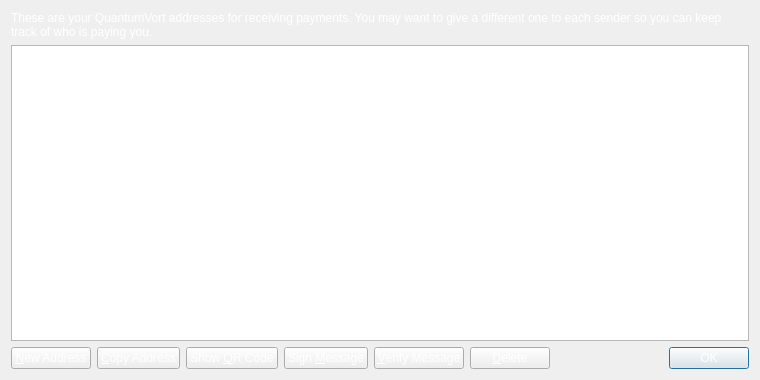
<?xml version="1.0" encoding="UTF-8"?>
<ui version="4.0">
 <class>AddressBookPage</class>
 <widget class="QWidget" name="AddressBookPage">
  <property name="geometry">
   <rect>
    <x>0</x>
    <y>0</y>
    <width>760</width>
    <height>380</height>
   </rect>
  </property>
  <property name="windowTitle">
   <string>Address Book</string>
  </property>
  <property name="styleSheet">
   <string notr="true">background-image: url(:/images/bkg2);
color: rgb(255, 255, 255);
</string>
  </property>
  <layout class="QVBoxLayout" name="verticalLayout">
   <item>
    <widget class="QLabel" name="labelExplanation">
     <property name="text">
      <string>These are your QuantumVort addresses for receiving payments. You may want to give a different one to each sender so you can keep track of who is paying you.</string>
     </property>
     <property name="textFormat">
      <enum>Qt::PlainText</enum>
     </property>
     <property name="wordWrap">
      <bool>true</bool>
     </property>
    </widget>
   </item>
   <item>
    <widget class="QTableView" name="tableView">
     <property name="contextMenuPolicy">
      <enum>Qt::CustomContextMenu</enum>
     </property>
     <property name="toolTip">
      <string>Double-click to edit address or label</string>
     </property>
     <property name="tabKeyNavigation">
      <bool>false</bool>
     </property>
     <property name="alternatingRowColors">
      <bool>true</bool>
     </property>
     <property name="selectionMode">
      <enum>QAbstractItemView::SingleSelection</enum>
     </property>
     <property name="selectionBehavior">
      <enum>QAbstractItemView::SelectRows</enum>
     </property>
     <property name="sortingEnabled">
      <bool>true</bool>
     </property>
     <attribute name="verticalHeaderVisible">
      <bool>false</bool>
     </attribute>
    </widget>
   </item>
   <item>
    <layout class="QHBoxLayout" name="horizontalLayout">
     <item>
      <widget class="QPushButton" name="newAddressButton">
       <property name="toolTip">
        <string>Create a new address</string>
       </property>
       <property name="text">
        <string>&amp;New Address</string>
       </property>
       <property name="icon">
        <iconset resource="../bitcoin.qrc">
         <normaloff>:/icons/add</normaloff>:/icons/add</iconset>
       </property>
      </widget>
     </item>
     <item>
      <widget class="QPushButton" name="copyToClipboard">
       <property name="toolTip">
        <string>Copy the currently selected address to the system clipboard</string>
       </property>
       <property name="text">
        <string>&amp;Copy Address</string>
       </property>
       <property name="icon">
        <iconset resource="../bitcoin.qrc">
         <normaloff>:/icons/editcopy</normaloff>:/icons/editcopy</iconset>
       </property>
      </widget>
     </item>
     <item>
      <widget class="QPushButton" name="showQRCode">
       <property name="text">
        <string>Show &amp;QR Code</string>
       </property>
       <property name="icon">
        <iconset resource="../bitcoin.qrc">
         <normaloff>:/icons/qrcode</normaloff>:/icons/qrcode</iconset>
       </property>
      </widget>
     </item>
     <item>
      <widget class="QPushButton" name="signMessage">
       <property name="toolTip">
        <string>Sign a message to prove you own a QuantumVort address</string>
       </property>
       <property name="text">
        <string>Sign &amp;Message</string>
       </property>
       <property name="icon">
        <iconset resource="../bitcoin.qrc">
         <normaloff>:/icons/edit</normaloff>:/icons/edit</iconset>
       </property>
      </widget>
     </item>
     <item>
      <widget class="QPushButton" name="verifyMessage">
       <property name="toolTip">
        <string>Verify a message to ensure it was signed with a specified QuantumVort address</string>
       </property>
       <property name="text">
        <string>&amp;Verify Message</string>
       </property>
       <property name="icon">
        <iconset resource="../bitcoin.qrc">
         <normaloff>:/icons/transaction_0</normaloff>:/icons/transaction_0</iconset>
       </property>
      </widget>
     </item>
     <item>
      <widget class="QPushButton" name="deleteButton">
       <property name="toolTip">
        <string>Delete the currently selected address from the list</string>
       </property>
       <property name="text">
        <string>&amp;Delete</string>
       </property>
       <property name="icon">
        <iconset resource="../bitcoin.qrc">
         <normaloff>:/icons/remove</normaloff>:/icons/remove</iconset>
       </property>
      </widget>
     </item>
     <item>
      <spacer name="horizontalSpacer">
       <property name="orientation">
        <enum>Qt::Horizontal</enum>
       </property>
       <property name="sizeHint" stdset="0">
        <size>
         <width>40</width>
         <height>20</height>
        </size>
       </property>
      </spacer>
     </item>
     <item>
      <widget class="QDialogButtonBox" name="buttonBox">
       <property name="sizePolicy">
        <sizepolicy hsizetype="Maximum" vsizetype="Fixed">
         <horstretch>0</horstretch>
         <verstretch>0</verstretch>
        </sizepolicy>
       </property>
       <property name="standardButtons">
        <set>QDialogButtonBox::Ok</set>
       </property>
      </widget>
     </item>
    </layout>
   </item>
  </layout>
 </widget>
 <resources>
  <include location="../bitcoin.qrc"/>
 </resources>
 <connections/>
</ui>
